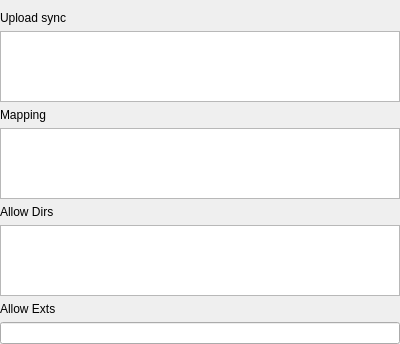
<?xml version="1.0" encoding="UTF-8"?>
<ui version="4.0">
 <class>OSSFormDirSettingUi</class>
 <widget class="QWidget" name="OSSFormDirSettingUi">
  <property name="geometry">
   <rect>
    <x>0</x>
    <y>0</y>
    <width>400</width>
    <height>344</height>
   </rect>
  </property>
  <property name="windowTitle">
   <string>Form</string>
  </property>
  <layout class="QVBoxLayout" name="verticalLayout">
   <property name="leftMargin">
    <number>0</number>
   </property>
   <property name="rightMargin">
    <number>0</number>
   </property>
   <property name="bottomMargin">
    <number>0</number>
   </property>
   <item>
    <widget class="QLabel" name="label">
     <property name="minimumSize">
      <size>
       <width>80</width>
       <height>0</height>
      </size>
     </property>
     <property name="maximumSize">
      <size>
       <width>80</width>
       <height>16777215</height>
      </size>
     </property>
     <property name="baseSize">
      <size>
       <width>80</width>
       <height>0</height>
      </size>
     </property>
     <property name="text">
      <string>Upload sync</string>
     </property>
     <property name="alignment">
      <set>Qt::AlignLeading|Qt::AlignLeft|Qt::AlignVCenter</set>
     </property>
    </widget>
   </item>
   <item>
    <widget class="ady::DirMappingView" name="localTreeView">
     <property name="maximumSize">
      <size>
       <width>16777215</width>
       <height>100</height>
      </size>
     </property>
     <property name="editTriggers">
      <set>QAbstractItemView::CurrentChanged|QAbstractItemView::DoubleClicked|QAbstractItemView::EditKeyPressed|QAbstractItemView::SelectedClicked</set>
     </property>
     <property name="selectionMode">
      <enum>QAbstractItemView::SingleSelection</enum>
     </property>
     <property name="rootIsDecorated">
      <bool>false</bool>
     </property>
     <property name="itemsExpandable">
      <bool>false</bool>
     </property>
    </widget>
   </item>
   <item>
    <widget class="QLabel" name="re">
     <property name="minimumSize">
      <size>
       <width>80</width>
       <height>0</height>
      </size>
     </property>
     <property name="maximumSize">
      <size>
       <width>80</width>
       <height>16777215</height>
      </size>
     </property>
     <property name="baseSize">
      <size>
       <width>80</width>
       <height>0</height>
      </size>
     </property>
     <property name="text">
      <string>Mapping</string>
     </property>
     <property name="alignment">
      <set>Qt::AlignLeading|Qt::AlignLeft|Qt::AlignVCenter</set>
     </property>
    </widget>
   </item>
   <item>
    <widget class="ady::DirMappingView" name="remoteTreeView">
     <property name="maximumSize">
      <size>
       <width>16777215</width>
       <height>100</height>
      </size>
     </property>
     <property name="editTriggers">
      <set>QAbstractItemView::CurrentChanged|QAbstractItemView::EditKeyPressed|QAbstractItemView::SelectedClicked</set>
     </property>
     <property name="rootIsDecorated">
      <bool>false</bool>
     </property>
     <property name="itemsExpandable">
      <bool>false</bool>
     </property>
    </widget>
   </item>
   <item>
    <widget class="QLabel" name="label_2">
     <property name="minimumSize">
      <size>
       <width>80</width>
       <height>0</height>
      </size>
     </property>
     <property name="text">
      <string>Allow Dirs</string>
     </property>
     <property name="alignment">
      <set>Qt::AlignLeading|Qt::AlignLeft|Qt::AlignVCenter</set>
     </property>
    </widget>
   </item>
   <item>
    <widget class="ady::DirMappingView" name="allowDirTreeView">
     <property name="maximumSize">
      <size>
       <width>16777215</width>
       <height>100</height>
      </size>
     </property>
     <property name="editTriggers">
      <set>QAbstractItemView::CurrentChanged|QAbstractItemView::EditKeyPressed|QAbstractItemView::SelectedClicked</set>
     </property>
     <property name="rootIsDecorated">
      <bool>false</bool>
     </property>
     <property name="itemsExpandable">
      <bool>false</bool>
     </property>
    </widget>
   </item>
   <item>
    <widget class="QLabel" name="ext">
     <property name="minimumSize">
      <size>
       <width>80</width>
       <height>0</height>
      </size>
     </property>
     <property name="maximumSize">
      <size>
       <width>80</width>
       <height>16777215</height>
      </size>
     </property>
     <property name="baseSize">
      <size>
       <width>80</width>
       <height>0</height>
      </size>
     </property>
     <property name="text">
      <string>Allow Exts</string>
     </property>
     <property name="alignment">
      <set>Qt::AlignLeading|Qt::AlignLeft|Qt::AlignVCenter</set>
     </property>
    </widget>
   </item>
   <item>
    <widget class="QLineEdit" name="allowExtLineEdit"/>
   </item>
  </layout>
 </widget>
 <customwidgets>
  <customwidget>
   <class>ady::DirMappingView</class>
   <extends>QTreeView</extends>
   <header location="global">components/DirMappingView.h</header>
  </customwidget>
 </customwidgets>
 <resources/>
 <connections/>
</ui>
